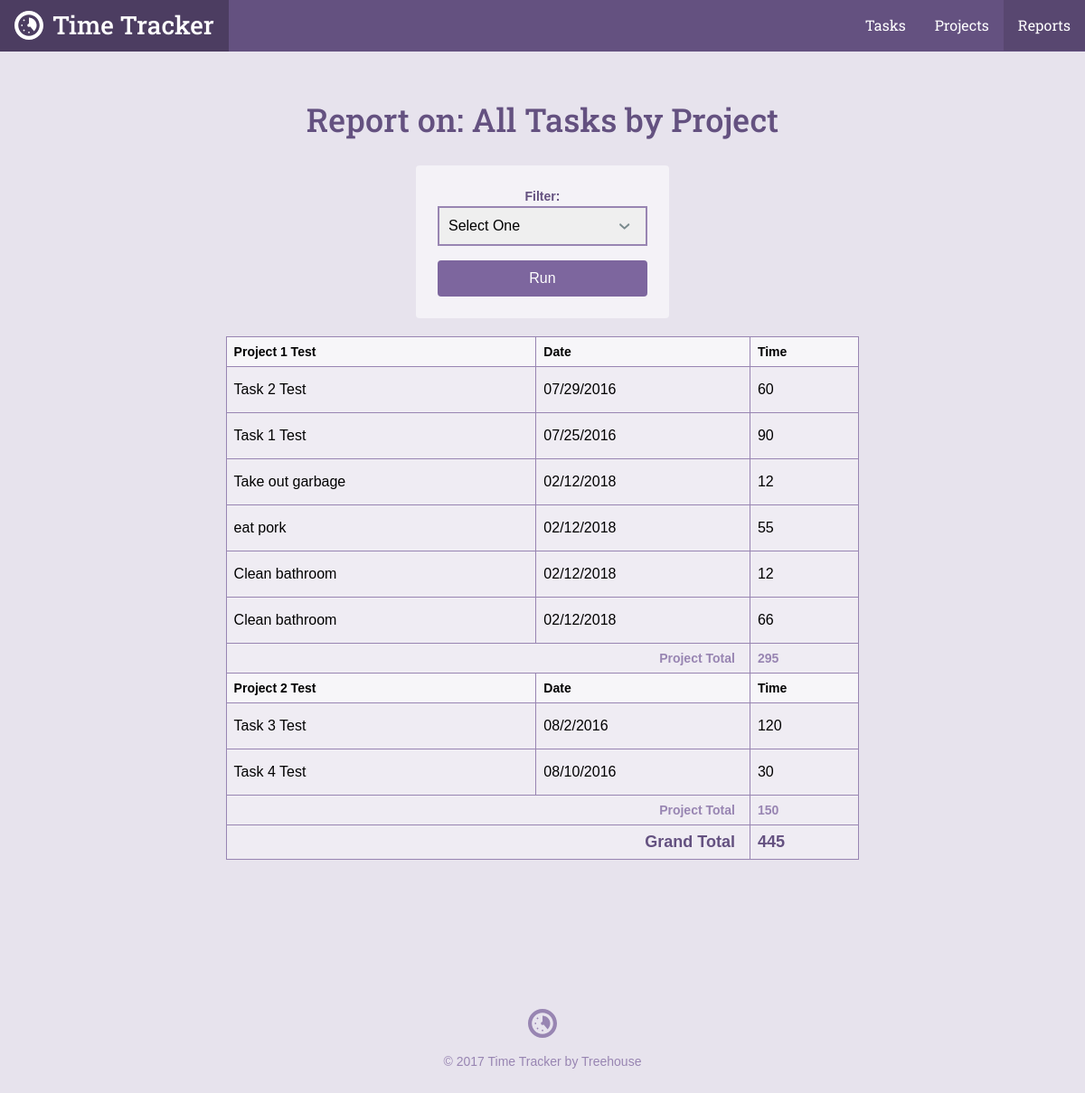
The app's page /reports.php, older data.
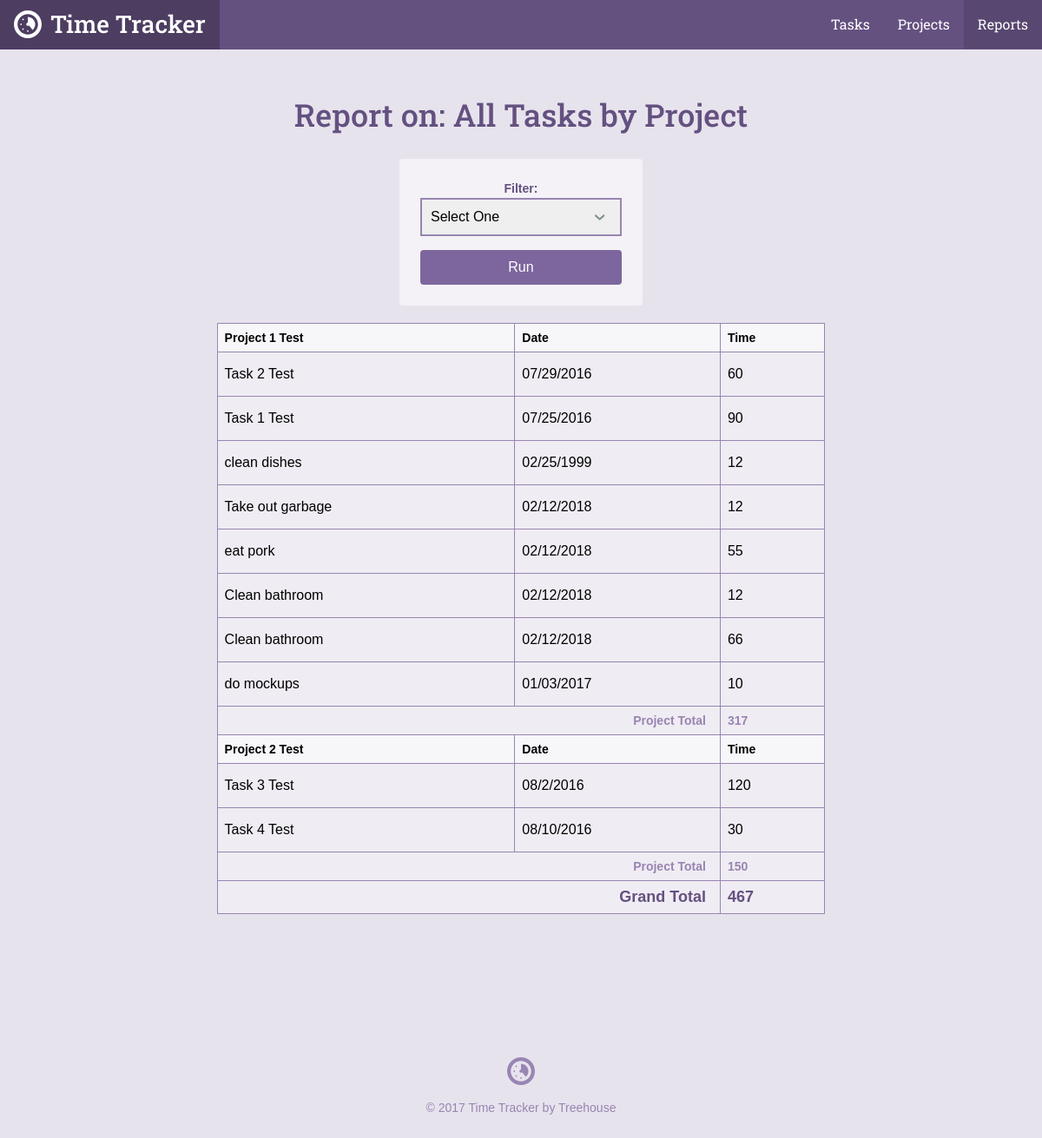
The same page, newer data.
### tables this page shows
CREATE TABLE `tasks` (
	`task_id`	INTEGER PRIMARY KEY AUTOINCREMENT,
	`project_id`	INTEGER,
	`title`	TEXT,
	`date`	INTEGER NOT NULL,
	`time`	TEXT NOT NULL
);

CREATE TABLE `projects` (
	`project_id`	INTEGER PRIMARY KEY AUTOINCREMENT,
	`title`	TEXT NOT NULL,
	`category`	TEXT NOT NULL
);

### inc/functions.php (called while the page is built, shortened)
<?php
function get_task_list($filter = null){
	include 'connection.php';
	$sql = "SELECT tasks.*,projects.title AS project FROM tasks INNER JOIN projects ON projects.project_id = tasks.project_id";
	$where = '';
	$orderBy = ' ORDER BY date DESC';
	if($filter){
		$orderBy = ' ORDER BY projects.title ASC, date DESC';
	}
	try{
		$results = $db->prepare($sql . $where . $orderBy);
		$results->execute();
	}catch(Exception $e){
		echo "Error: " . $e->getMessage() . "</br>";
		return array();
	}
	return $results->fetchAll(PDO::FETCH_ASSOC);
}

### reports.php (the view, shortened to what this page needs)
<?php
require 'inc/functions.php';
$page = "reports";
$filter = 'all';
include 'inc/header.php';
?>
<div class="col-container page-container">
    <div class="col col-70-md col-60-lg col-center">
        <div class="col-container">
            <h1 class='actions-header'>Report on:
            <?php
            if(!is_array($filter)){
                echo "All Tasks by Project";
            }
            ?>
            </h1>
            <form class="form-container form-report" action="reports.php" method="get">
            <label for="filter">Filter: </label>
            <select id="filter" name="filter">
                <option value="">Select One</option>
            </select>
            <input class="button" type="submit" value="Run"/>
            </form>
        </div>
        <div class="section page">
            <div class="wrapper">
                <table>
                <?php
               $total = $project_id = $project_total =  0;
                $tasks = get_task_list($filter);
                   foreach(get_task_list($filter) as $item){
                       if($project_id != $item['project_id']){
                            $project_id = $item['project_id'];
                            echo "<thead> \n";
                            echo "<tr> \n";
                            echo "<th> " . $item['project'] . " </th> \n";
                            echo "<th> Date </th> \n";
                            echo "<th> Time </th> \n";
                            echo "</tr> \n";
                            echo "</thead> \n";
                       }
                        $project_total += $item['time'];
                        $total += $item['time'];
                        echo "<tr>\n";
                        echo '<td>' . $item['title'] . "</td>\n";
                        echo '<td>' . $item['date'] . "</td>\n";
                        echo '<td>' . $item['time'] . "</td>\n";
                        if(next($tasks)['project_id'] != $item['project_id']){
                                echo "<tr> \n";
                                echo "<th class='project-total-label' colspan='2'>Project Total </th>";
                                echo "<th class='project-total-number'> $project_total </th> \n";
                                echo "</tr> \n";
                                $project_total = 0;
                        }
                        echo "</tr>\n";
                    }
                ?>
                    <tr>
                        <th class='grand-total-label' colspan='2'>Grand Total</th>
                        <th class='grand-total-number'><?php echo $total; ?></th>
                    </tr>
                </table>
            </div>
        </div>
    </div>
</div>
<?php include "inc/footer.php"; ?>

### inc/header.php (shortened to what this page needs)
<html>
<head>
	<link rel="stylesheet" href="css/style.css" type="text/css">
</head>
<body>
	<header class="header">
    <div class="col-container">
  		<h1>
        <a class="logo" href="./">
          <svg viewbox="0 0 64 64" class="logo-icon"><use xlink:href="#logo_icon"></use></svg>
          <span class="logo-name">Time Tracker</span>
        </a>
      </h1>
  		<ul class="nav">
        <li class="nav-item tasks<?php if ($page == "tasks") { echo " on"; } ?>"><a class="nav-link" href="task_list.php">Tasks</a></li>
        <li class="nav-item projects<?php if ($page == "projects") { echo " on"; } ?>"><a class="nav-link" href="project_list.php">Projects</a></li>
        <li class="nav-item reports<?php if ($page == "reports") { echo " on"; } ?>"><a class="nav-link" href="reports.php">Reports</a></li>
      </ul>
    </div>
  </header>
	<div id="content">

### inc/footer.php
</div>
	<footer class="footer">
    <div class="col-container">
      <svg viewbox="0 0 64 64" class="logo-icon"><use xlink:href="#logo_icon"></use></svg>
  		<p class="footer-copy">&copy; <?php echo date("Y"); ?> Time Tracker by Treehouse</p>
    </div>
	</footer>
</body>
</html>

Row changes from the older to the newer data that the page shows:
added tasks: title "clean dishes", date "02/25/1999", time "12"
shown differently, row unchanged: tasks (number 7 of 10 on the later page): project_total "295" → (not shown)
added tasks: title "do mockups", date "01/03/2017", time "10", project_total "317"
Text that changed along with them:
$total: "445" → "467"
